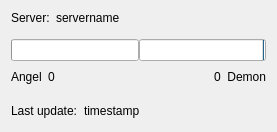
<?xml version="1.0" encoding="UTF-8"?>
<ui version="4.0">
 <class>akt4status</class>
 <widget class="QDialog" name="akt4status">
  <property name="geometry">
   <rect>
    <x>0</x>
    <y>0</y>
    <width>277</width>
    <height>132</height>
   </rect>
  </property>
  <property name="windowTitle">
   <string>Form</string>
  </property>
  <layout class="QGridLayout" name="gridLayout">
   <item row="1" column="0">
    <spacer name="verticalSpacer">
     <property name="orientation">
      <enum>Qt::Vertical</enum>
     </property>
     <property name="sizeHint" stdset="0">
      <size>
       <width>20</width>
       <height>0</height>
      </size>
     </property>
    </spacer>
   </item>
   <item row="3" column="0">
    <spacer name="verticalSpacer_2">
     <property name="orientation">
      <enum>Qt::Vertical</enum>
     </property>
     <property name="sizeHint" stdset="0">
      <size>
       <width>20</width>
       <height>0</height>
      </size>
     </property>
    </spacer>
   </item>
   <item row="0" column="0">
    <layout class="QHBoxLayout" name="horizontalLayout_4">
     <item>
      <widget class="QLabel" name="label_2">
       <property name="sizePolicy">
        <sizepolicy hsizetype="Minimum" vsizetype="Preferred">
         <horstretch>0</horstretch>
         <verstretch>0</verstretch>
        </sizepolicy>
       </property>
       <property name="text">
        <string>Server:</string>
       </property>
      </widget>
     </item>
     <item>
      <widget class="QLabel" name="servername">
       <property name="sizePolicy">
        <sizepolicy hsizetype="Expanding" vsizetype="Preferred">
         <horstretch>0</horstretch>
         <verstretch>0</verstretch>
        </sizepolicy>
       </property>
       <property name="text">
        <string>servername</string>
       </property>
      </widget>
     </item>
    </layout>
   </item>
   <item row="2" column="0">
    <layout class="QVBoxLayout" name="verticalLayout">
     <item>
      <layout class="QHBoxLayout" name="horizontalLayout_3">
       <property name="spacing">
        <number>0</number>
       </property>
       <item>
        <widget class="QProgressBar" name="pb_angel">
         <property name="value">
          <number>0</number>
         </property>
         <property name="textVisible">
          <bool>false</bool>
         </property>
         <property name="format">
          <string/>
         </property>
        </widget>
       </item>
       <item>
        <widget class="QProgressBar" name="pb_demon">
         <property name="value">
          <number>0</number>
         </property>
         <property name="textVisible">
          <bool>false</bool>
         </property>
         <property name="invertedAppearance">
          <bool>true</bool>
         </property>
         <property name="format">
          <string/>
         </property>
        </widget>
       </item>
      </layout>
     </item>
     <item>
      <layout class="QHBoxLayout" name="horizontalLayout_2">
       <item>
        <widget class="QLabel" name="label_3">
         <property name="text">
          <string>Angel</string>
         </property>
        </widget>
       </item>
       <item>
        <widget class="QLabel" name="angel_nr">
         <property name="text">
          <string>0</string>
         </property>
        </widget>
       </item>
       <item>
        <spacer name="horizontalSpacer_2">
         <property name="orientation">
          <enum>Qt::Horizontal</enum>
         </property>
         <property name="sizeHint" stdset="0">
          <size>
           <width>40</width>
           <height>20</height>
          </size>
         </property>
        </spacer>
       </item>
       <item>
        <widget class="QLabel" name="raidinfo">
         <property name="text">
          <string/>
         </property>
         <property name="alignment">
          <set>Qt::AlignCenter</set>
         </property>
        </widget>
       </item>
       <item>
        <spacer name="horizontalSpacer_3">
         <property name="orientation">
          <enum>Qt::Horizontal</enum>
         </property>
         <property name="sizeHint" stdset="0">
          <size>
           <width>40</width>
           <height>20</height>
          </size>
         </property>
        </spacer>
       </item>
       <item>
        <widget class="QLabel" name="demon_nr">
         <property name="text">
          <string>0</string>
         </property>
        </widget>
       </item>
       <item>
        <widget class="QLabel" name="label_4">
         <property name="text">
          <string>Demon</string>
         </property>
         <property name="alignment">
          <set>Qt::AlignRight|Qt::AlignTrailing|Qt::AlignVCenter</set>
         </property>
        </widget>
       </item>
      </layout>
     </item>
    </layout>
   </item>
   <item row="4" column="0">
    <layout class="QHBoxLayout" name="horizontalLayout">
     <item>
      <widget class="QLabel" name="label">
       <property name="text">
        <string>Last update:</string>
       </property>
      </widget>
     </item>
     <item>
      <widget class="QLabel" name="lastupdate_time">
       <property name="text">
        <string>timestamp</string>
       </property>
      </widget>
     </item>
     <item>
      <spacer name="horizontalSpacer">
       <property name="orientation">
        <enum>Qt::Horizontal</enum>
       </property>
       <property name="sizeHint" stdset="0">
        <size>
         <width>40</width>
         <height>20</height>
        </size>
       </property>
      </spacer>
     </item>
    </layout>
   </item>
  </layout>
 </widget>
 <resources/>
 <connections/>
</ui>
